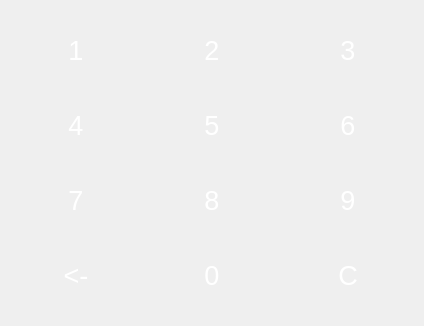
     <widget class="QWidget" name="layoutWidget">
      <property name="geometry">
       <rect>
        <x>830</x>
        <y>130</y>
        <width>404</width>
        <height>326</height>
       </rect>
      </property>
      <layout class="QGridLayout" name="gridLayout_2">
       <item row="2" column="2">
        <widget class="QPushButton" name="NUM9">
         <property name="minimumSize">
          <size>
           <width>130</width>
           <height>60</height>
          </size>
         </property>
         <property name="maximumSize">
          <size>
           <width>130</width>
           <height>60</height>
          </size>
         </property>
         <property name="font">
          <font>
           <family>Ubuntu</family>
           <pointsize>20</pointsize>
          </font>
         </property>
         <property name="cursor">
          <cursorShape>PointingHandCursor</cursorShape>
         </property>
         <property name="focusPolicy">
          <enum>Qt::NoFocus</enum>
         </property>
         <property name="styleSheet">
          <string notr="true">QPushButton{
	border-image: url(:/nappipainamaton.png);
	background-color: transparent;
	color: rgb(255, 255, 255);
	background: none;
	border: none;
	background-repeat: none;
	selection-color: rgb(0, 0, 0);
}
QPushButton:pressed{
	border-image: url(:/nappipainettu.png);
	background-color: transparent;
	color: rgb(255, 255, 255);
	background: none;
	border: none;
	background-repeat: none;
	selection-color: rgb(0, 0, 0);
}</string>
         </property>
         <property name="text">
          <string>9</string>
         </property>
        </widget>
       </item>
       <item row="0" column="1">
        <widget class="QPushButton" name="NUM2">
         <property name="minimumSize">
          <size>
           <width>130</width>
           <height>60</height>
          </size>
         </property>
         <property name="maximumSize">
          <size>
           <width>130</width>
           <height>60</height>
          </size>
         </property>
         <property name="font">
          <font>
           <family>Ubuntu</family>
           <pointsize>20</pointsize>
           <bold>false</bold>
          </font>
         </property>
         <property name="cursor">
          <cursorShape>PointingHandCursor</cursorShape>
         </property>
         <property name="focusPolicy">
          <enum>Qt::NoFocus</enum>
         </property>
         <property name="styleSheet">
          <string notr="true">QPushButton{
	border-image: url(:/nappipainamaton.png);
	background-color: transparent;
	color: rgb(255, 255, 255);
	background: none;
	border: none;
	background-repeat: none;
	selection-color: rgb(0, 0, 0);
}
QPushButton:pressed{
	border-image: url(:/nappipainettu.png);
	background-color: transparent;
	color: rgb(255, 255, 255);
	background: none;
	border: none;
	background-repeat: none;
	selection-color: rgb(0, 0, 0);
}</string>
         </property>
         <property name="text">
          <string>2</string>
         </property>
        </widget>
       </item>
       <item row="1" column="1">
        <widget class="QPushButton" name="NUM5">
         <property name="minimumSize">
          <size>
           <width>130</width>
           <height>60</height>
          </size>
         </property>
         <property name="maximumSize">
          <size>
           <width>130</width>
           <height>60</height>
          </size>
         </property>
         <property name="font">
          <font>
           <family>Ubuntu</family>
           <pointsize>20</pointsize>
          </font>
         </property>
         <property name="cursor">
          <cursorShape>PointingHandCursor</cursorShape>
         </property>
         <property name="focusPolicy">
          <enum>Qt::NoFocus</enum>
         </property>
         <property name="styleSheet">
          <string notr="true">QPushButton{
	border-image: url(:/nappipainamaton.png);
	background-color: transparent;
	color: rgb(255, 255, 255);
	background: none;
	border: none;
	background-repeat: none;
	selection-color: rgb(0, 0, 0);
}
QPushButton:pressed{
	border-image: url(:/nappipainettu.png);
	background-color: transparent;
	color: rgb(255, 255, 255);
	background: none;
	border: none;
	background-repeat: none;
	selection-color: rgb(0, 0, 0);
}</string>
         </property>
         <property name="text">
          <string>5</string>
         </property>
        </widget>
       </item>
       <item row="3" column="2">
        <widget class="QPushButton" name="tyhjennaNappi">
         <property name="minimumSize">
          <size>
           <width>130</width>
           <height>60</height>
          </size>
         </property>
         <property name="maximumSize">
          <size>
           <width>130</width>
           <height>60</height>
          </size>
         </property>
         <property name="font">
          <font>
           <family>Ubuntu</family>
           <pointsize>20</pointsize>
          </font>
         </property>
         <property name="cursor">
          <cursorShape>PointingHandCursor</cursorShape>
         </property>
         <property name="focusPolicy">
          <enum>Qt::NoFocus</enum>
         </property>
         <property name="styleSheet">
          <string notr="true">QPushButton{
	border-image: url(:/nappipainamaton.png);
	background-color: transparent;
	color: rgb(255, 255, 255);
	background: none;
	border: none;
	background-repeat: none;
	selection-color: rgb(0, 0, 0);
}
QPushButton:pressed{
	border-image: url(:/nappipainettu.png);
	background-color: transparent;
	color: rgb(255, 255, 255);
	background: none;
	border: none;
	background-repeat: none;
	selection-color: rgb(0, 0, 0);
}</string>
         </property>
         <property name="text">
          <string>C</string>
         </property>
        </widget>
       </item>
       <item row="1" column="0">
        <widget class="QPushButton" name="NUM4">
         <property name="minimumSize">
          <size>
           <width>130</width>
           <height>60</height>
          </size>
         </property>
         <property name="maximumSize">
          <size>
           <width>130</width>
           <height>60</height>
          </size>
         </property>
         <property name="font">
          <font>
           <family>Ubuntu</family>
           <pointsize>20</pointsize>
          </font>
         </property>
         <property name="cursor">
          <cursorShape>PointingHandCursor</cursorShape>
         </property>
         <property name="focusPolicy">
          <enum>Qt::NoFocus</enum>
         </property>
         <property name="styleSheet">
          <string notr="true">QPushButton{
	border-image: url(:/nappipainamaton.png);
	background-color: transparent;
	color: rgb(255, 255, 255);
	background: none;
	border: none;
	background-repeat: none;
	selection-color: rgb(0, 0, 0);
}
QPushButton:pressed{
	border-image: url(:/nappipainettu.png);
	background-color: transparent;
	color: rgb(255, 255, 255);
	background: none;
	border: none;
	background-repeat: none;
	selection-color: rgb(0, 0, 0);
}</string>
         </property>
         <property name="text">
          <string>4</string>
         </property>
        </widget>
       </item>
       <item row="0" column="2">
        <widget class="QPushButton" name="NUM3">
         <property name="minimumSize">
          <size>
           <width>130</width>
           <height>60</height>
          </size>
         </property>
         <property name="maximumSize">
          <size>
           <width>130</width>
           <height>60</height>
          </size>
         </property>
         <property name="font">
          <font>
           <family>Ubuntu</family>
           <pointsize>20</pointsize>
           <italic>false</italic>
           <bold>false</bold>
          </font>
         </property>
         <property name="cursor">
          <cursorShape>PointingHandCursor</cursorShape>
         </property>
         <property name="focusPolicy">
          <enum>Qt::NoFocus</enum>
         </property>
         <property name="styleSheet">
          <string notr="true">QPushButton{
	border-image: url(:/nappipainamaton.png);
	background-color: transparent;
	color: rgb(255, 255, 255);
	background: none;
	border: none;
	background-repeat: none;
	selection-color: rgb(0, 0, 0);
}
QPushButton:pressed{
	border-image: url(:/nappipainettu.png);
	background-color: transparent;
	color: rgb(255, 255, 255);
	background: none;
	border: none;
	background-repeat: none;
	selection-color: rgb(0, 0, 0);
}</string>
         </property>
         <property name="text">
          <string>3</string>
         </property>
        </widget>
       </item>
       <item row="1" column="2">
        <widget class="QPushButton" name="NUM6">
         <property name="minimumSize">
          <size>
           <width>130</width>
           <height>60</height>
          </size>
         </property>
         <property name="maximumSize">
          <size>
           <width>130</width>
           <height>60</height>
          </size>
         </property>
         <property name="font">
          <font>
           <family>Ubuntu</family>
           <pointsize>20</pointsize>
          </font>
         </property>
         <property name="cursor">
          <cursorShape>PointingHandCursor</cursorShape>
         </property>
         <property name="focusPolicy">
          <enum>Qt::NoFocus</enum>
         </property>
         <property name="styleSheet">
          <string notr="true">QPushButton{
	border-image: url(:/nappipainamaton.png);
	background-color: transparent;
	color: rgb(255, 255, 255);
	background: none;
	border: none;
	background-repeat: none;
	selection-color: rgb(0, 0, 0);
}
QPushButton:pressed{
	border-image: url(:/nappipainettu.png);
	background-color: transparent;
	color: rgb(255, 255, 255);
	background: none;
	border: none;
	background-repeat: none;
	selection-color: rgb(0, 0, 0);
}</string>
         </property>
         <property name="text">
          <string>6</string>
         </property>
        </widget>
       </item>
       <item row="2" column="0">
        <widget class="QPushButton" name="NUM7">
         <property name="minimumSize">
          <size>
           <width>130</width>
           <height>60</height>
          </size>
         </property>
         <property name="maximumSize">
          <size>
           <width>130</width>
           <height>60</height>
          </size>
         </property>
         <property name="font">
          <font>
           <family>Ubuntu</family>
           <pointsize>20</pointsize>
          </font>
         </property>
         <property name="cursor">
          <cursorShape>PointingHandCursor</cursorShape>
         </property>
         <property name="focusPolicy">
          <enum>Qt::NoFocus</enum>
         </property>
         <property name="styleSheet">
          <string notr="true">QPushButton{
	border-image: url(:/nappipainamaton.png);
	background-color: transparent;
	color: rgb(255, 255, 255);
	background: none;
	border: none;
	background-repeat: none;
	selection-color: rgb(0, 0, 0);
}
QPushButton:pressed{
	border-image: url(:/nappipainettu.png);
	background-color: transparent;
	color: rgb(255, 255, 255);
	background: none;
	border: none;
	background-repeat: none;
	selection-color: rgb(0, 0, 0);
}</string>
         </property>
         <property name="text">
          <string>7</string>
         </property>
        </widget>
       </item>
       <item row="2" column="1">
        <widget class="QPushButton" name="NUM8">
         <property name="minimumSize">
          <size>
           <width>130</width>
           <height>60</height>
          </size>
         </property>
         <property name="maximumSize">
          <size>
           <width>130</width>
           <height>60</height>
          </size>
         </property>
         <property name="font">
          <font>
           <family>Ubuntu</family>
           <pointsize>20</pointsize>
          </font>
         </property>
         <property name="cursor">
          <cursorShape>PointingHandCursor</cursorShape>
         </property>
         <property name="focusPolicy">
          <enum>Qt::NoFocus</enum>
         </property>
         <property name="styleSheet">
          <string notr="true">QPushButton{
	border-image: url(:/nappipainamaton.png);
	background-color: transparent;
	color: rgb(255, 255, 255);
	background: none;
	border: none;
	background-repeat: none;
	selection-color: rgb(0, 0, 0);
}
QPushButton:pressed{
	border-image: url(:/nappipainettu.png);
	background-color: transparent;
	color: rgb(255, 255, 255);
	background: none;
	border: none;
	background-repeat: none;
	selection-color: rgb(0, 0, 0);
}</string>
         </property>
         <property name="text">
          <string>8</string>
         </property>
        </widget>
       </item>
       <item row="3" column="1">
        <widget class="QPushButton" name="NUM0">
         <property name="minimumSize">
          <size>
           <width>130</width>
           <height>60</height>
          </size>
         </property>
         <property name="maximumSize">
          <size>
           <width>130</width>
           <height>60</height>
          </size>
         </property>
         <property name="font">
          <font>
           <family>Ubuntu</family>
           <pointsize>20</pointsize>
          </font>
         </property>
         <property name="cursor">
          <cursorShape>PointingHandCursor</cursorShape>
         </property>
         <property name="focusPolicy">
          <enum>Qt::NoFocus</enum>
         </property>
         <property name="styleSheet">
          <string notr="true">QPushButton{
	border-image: url(:/nappipainamaton.png);
	background-color: transparent;
	color: rgb(255, 255, 255);
	background: none;
	border: none;
	background-repeat: none;
	selection-color: rgb(0, 0, 0);
}
QPushButton:pressed{
	border-image: url(:/nappipainettu.png);
	background-color: transparent;
	color: rgb(255, 255, 255);
	background: none;
	border: none;
	background-repeat: none;
	selection-color: rgb(0, 0, 0);
}</string>
         </property>
         <property name="text">
          <string>0</string>
         </property>
        </widget>
       </item>
       <item row="3" column="0">
        <widget class="QPushButton" name="pyyhiNappi">
         <property name="minimumSize">
          <size>
           <width>130</width>
           <height>60</height>
          </size>
         </property>
         <property name="maximumSize">
          <size>
           <width>130</width>
           <height>60</height>
          </size>
         </property>
         <property name="font">
          <font>
           <family>Ubuntu</family>
           <pointsize>20</pointsize>
          </font>
         </property>
         <property name="cursor">
          <cursorShape>PointingHandCursor</cursorShape>
         </property>
         <property name="focusPolicy">
          <enum>Qt::NoFocus</enum>
         </property>
         <property name="styleSheet">
          <string notr="true">QPushButton{
	border-image: url(:/nappipainamaton.png);
	background-color: transparent;
	color: rgb(255, 255, 255);
	background: none;
	border: none;
	background-repeat: none;
	selection-color: rgb(0, 0, 0);
}
QPushButton:pressed{
	border-image: url(:/nappipainettu.png);
	background-color: transparent;
	color: rgb(255, 255, 255);
	background: none;
	border: none;
	background-repeat: none;
	selection-color: rgb(0, 0, 0);
}</string>
         </property>
         <property name="text">
          <string>&lt;-</string>
         </property>
        </widget>
       </item>
       <item row="0" column="0">
        <widget class="QPushButton" name="NUM1">
         <property name="minimumSize">
          <size>
           <width>130</width>
           <height>60</height>
          </size>
         </property>
         <property name="maximumSize">
          <size>
           <width>130</width>
           <height>60</height>
          </size>
         </property>
         <property name="font">
          <font>
           <family>Ubuntu</family>
           <pointsize>20</pointsize>
          </font>
         </property>
         <property name="cursor">
          <cursorShape>PointingHandCursor</cursorShape>
         </property>
         <property name="focusPolicy">
          <enum>Qt::NoFocus</enum>
         </property>
         <property name="styleSheet">
          <string notr="true">QPushButton{
	border-image: url(:/nappipainamaton.png);
	background-color: transparent;
	color: rgb(255, 255, 255);
	background: none;
	border: none;
	background-repeat: none;
	selection-color: rgb(0, 0, 0);
}
QPushButton:pressed{
	border-image: url(:/nappipainettu.png);
	background-color: transparent;
	color: rgb(255, 255, 255);
	background: none;
	border: none;
	background-repeat: none;
	selection-color: rgb(0, 0, 0);
}
</string>
         </property>
         <property name="text">
          <string>1</string>
         </property>
        </widget>
       </item>
      </layout>
     </widget>
